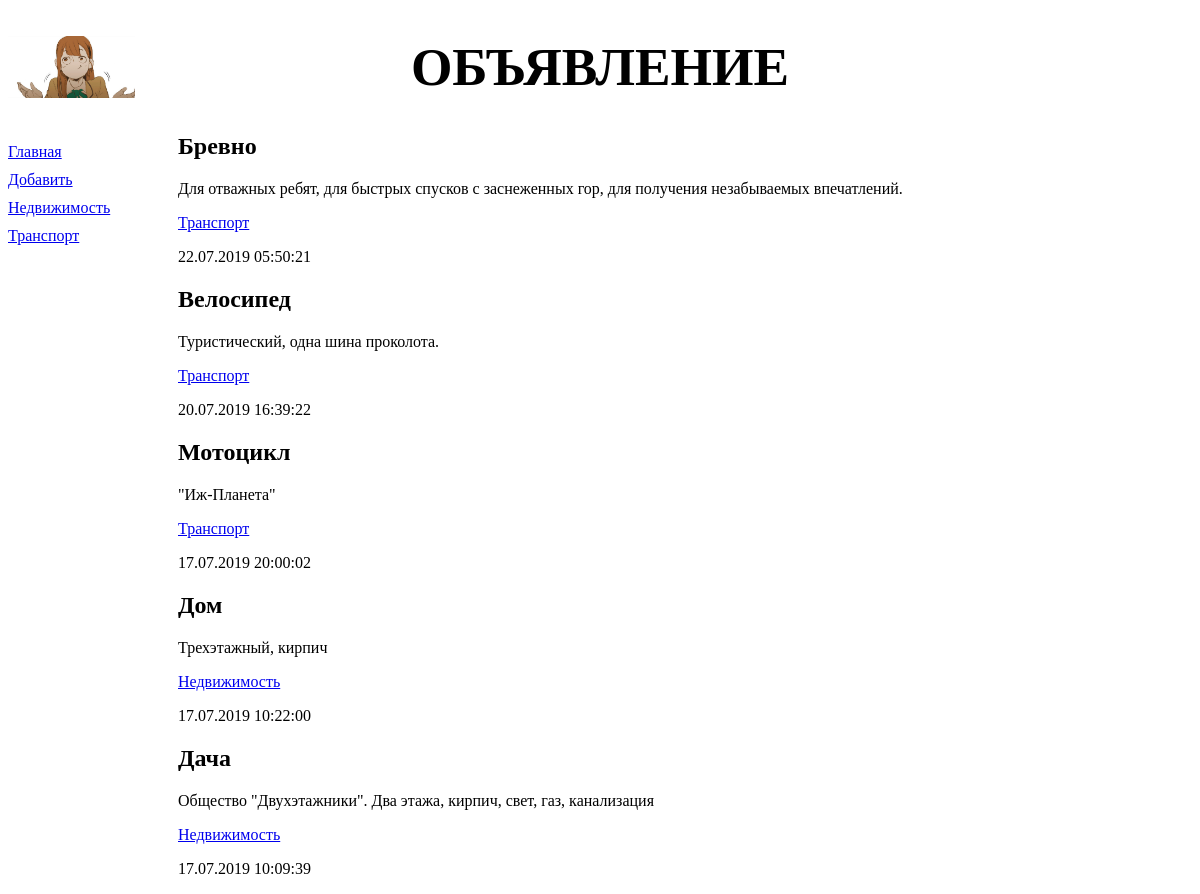
/bboard/, run on the app's committed database.
### bboard/models.py (models this page shows)
class Rubric(models.Model):
    name = models.CharField(max_length=20, db_index=True, verbose_name='Title')
    def __str__(self):
        return self.name
    class Meta:
        verbose_name_plural = 'Rubrics'
        ordering = ['name']

class Bb(models.Model):
    title = models.CharField(max_length=50, verbose_name='Goods')
    content = models.TextField(null=True, blank=True, verbose_name='Description')
    price = models.FloatField(null=True, blank=True, verbose_name='Price')
    published = models.DateTimeField(auto_now_add=True, db_index=True, verbose_name='Published')
    rubric = models.ForeignKey('Rubric', null=True, on_delete=models.PROTECT, verbose_name='Rubric')
    class Meta:
        verbose_name_plural = 'Ads'
        verbose_name = 'Ad'
        ordering = ['-published']

### bboard/views.py (the view)
# urls.py: path('', index, name="index"),
def index(request):
    bbs = Bb.objects.all()
    rubrics = Rubric.objects.all()
    context = {'bbs': bbs, 'rubrics': rubrics}
    return render(request, 'bboard/index.html', context)

### bboard/templates/bboard/index.html
{% extends "layout/basic.html" %}
{% block content %}
    {% for bb in bbs %}
    <div class="b">
        <h2>{{ bb.title }}</h2>
        <p>{{ bb.content }}</p>
        <p><a href="{% url 'by_rubric' bb.rubric.pk %}">{{ bb.rubric }}</a> </p>
        <p>{{ bb.published|date:"d.m.Y H:i:s" }}</p>
    </div>
    {% endfor %}
{% endblock %}

### bboard/templates/layout/basic.html (shortened to what this page needs)
{% load static %}
<!DOCTYPE html>
<html lang="en">
<head>
    <link rel="stylesheet" type="text/css" href="{% static 'bboard/style.css' %}">
</head>
<body>
    <header>
        <h1>Объявление</h1>
    </header>
    <nav>
        <a href="{% url 'index' %}">Главная</a>
        <a href="{% url 'add' %}">Добавить</a>
        {% for rubric in rubrics %}
            <a href="{% url 'by_rubric' rubric.pk %}">{{ rubric.name }}</a>
        {%  endfor %}
    </nav>
    <section>
        {% block content %}
        {% endblock %}
    </section>
</body>
</html>

### bboard/static/bboard/style.css (style rules this page uses)
header h1 { font-size: 40pt; text-transform: uppercase; text-align: center; background: url("just.jpg") left / auto 100% no-repeat; }
nav { font-size: 16px; width: 150px; float: left; }
nav a { display: block; margin: 10px 0px; }
section { margin-left: 170px; }

### data on the page
Rubric: name "Недвижимость"
Rubric: name "Транспорт"
Bb: title "Бревно", content "Для отважных ребят, для быстрых спусков с заснеженных гор, для получения незабываемых впечатлений.", rubric "Транспорт", published "22.07.2019 05:50:21"
Bb: title "Велосипед", content "Туристический, одна шина проколота.", rubric "Транспорт", published "20.07.2019 16:39:22"
Bb: title "Мотоцикл", content "\"Иж-Планета\"", rubric "Транспорт", published "17.07.2019 20:00:02"
Bb: title "Дом", content "Трехэтажный, кирпич", rubric "Недвижимость", published "17.07.2019 10:22:00"
Bb: title "Дача", content "Общество \"Двухэтажники\". Два этажа, кирпич, свет, газ, канализация", rubric "Недвижимость", published "17.07.2019 10:09:39"
